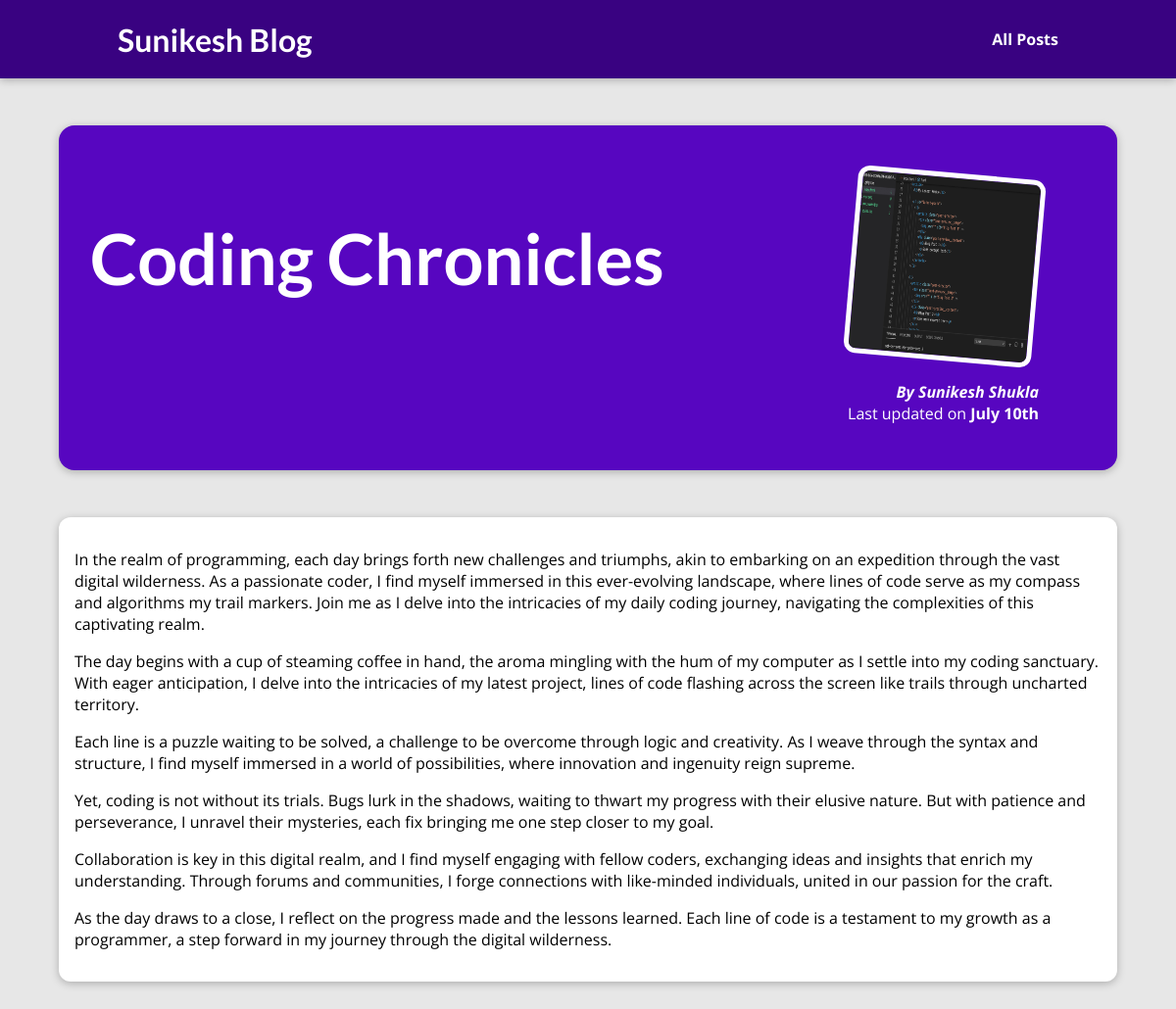
Screenshot of /posts/coding-chronicles-navigating-the-digital-wildernes with the database file from the repository.
### blog/models.py (models this page shows)
class Post(models.Model):
    title = models.CharField(max_length=100)
    excerpt = models.CharField(max_length=300)
    image_name = models.CharField(max_length=50)
    date = models.DateField(auto_now=True, auto_now_add=False, null=False)
    slug = models.SlugField(unique=True)
    content = models.TextField(max_length=2000)
    author = models.ForeignKey(
        Author, on_delete=models.SET_NULL, null=True, related_name="post")
    tags = models.ManyToManyField(Tag)

### blog/views.py (the view)
# urls.py: path("posts/<slug:slug>", views.post_detail, name="postdetail-page")
def post_detail(request, slug):
    posts = Post.objects.all()
    for post in posts:
        if slug in post.slug:
            return render(request, 'blog/postdetail-page.html',
                          {"post": post})

### blog/templates/blog/postdetail-page.html (shortened to what this page needs)
{% extends "base.html" %}
{% load static %}
{% block css_stylesheet %}
<link rel="stylesheet" href="{% static "blog/post-detail.css" %}">
{% endblock css_stylesheet %}
{% block content %}
<section id="summary">
    <h2>
        {{post.title}}
    </h2>
    <article>
        <img src="{% static 'blog/images/' %}{{ post.image_name }}" alt={{post.title}}>
        <address>
            By Sunikesh Shukla
        </address>
        <div>
            Last updated on <time>July 10th</time>
        </div>
    </article>
</section>
<main>
    <p>
        {{post.content|linebreaks}}
    </p>
</main>
{% endblock content %}

### static/app.css (style rules this page uses)
* { box-sizing: border-box; }
html { font-family: 'Open Sans', 'Lato', sans-serif; }
body { margin: 0; }
h1, h2, h3 { font-family: 'Lato', sans-serif; font-weight: bold; }

### blog/static/blog/post-detail.css (style rules this page uses)
body { background-color: #e7e7e7; }
#summary { margin: 8rem auto 3rem auto; padding: 2rem; width: 90%; max-width: 90rem; border-radius: 16px; background-color: #5706c0; position: relative; box-shadow: 0 2px 8px rgba(0, 0, 0, 0.25); height: 22rem; }
#summary h2 { color: white; font-size: 4.5rem; }
#summary article { position: absolute; top: 2rem; right: 3rem; padding: 1rem 2rem; border-radius: 12px; text-align: right; color: white; }
#summary article img { width: 12rem; height: 12rem; border-radius: 12px; transform: rotateZ(5deg); border: 5px solid white; margin-bottom: 1rem; }
#summary address { font-weight: bold; }
#summary time { font-weight: bold; }
main { width: 90%; max-width: 90rem; margin: 3rem auto; background-color: white; padding: 1rem; border-radius: 12px; box-shadow: 0 2px 8px rgba(0, 0, 0, 0.25); }

### rows the page displays
Post: title "Coding Chronicles", image_name (picture), content "In the realm of programming, each day brings forth new challenges and triumphs, akin to embarking on an expedition through the vast digital wilderness. As a passionate coder, I find myself immersed in this ever-evolving landscape, where lines of code serve as my compass and algorithms my trail markers. Join me as I delve into the intricacies of my daily coding journey, navigating the complexities of this captivating realm. The day begins with a cup of steaming coffee in hand, the aroma mingling with the hum of my computer as I settle into my coding sanctuary. With eager anticipation, I delve into the intricacies of my latest project, lines of code flashing across the screen like trails…"
